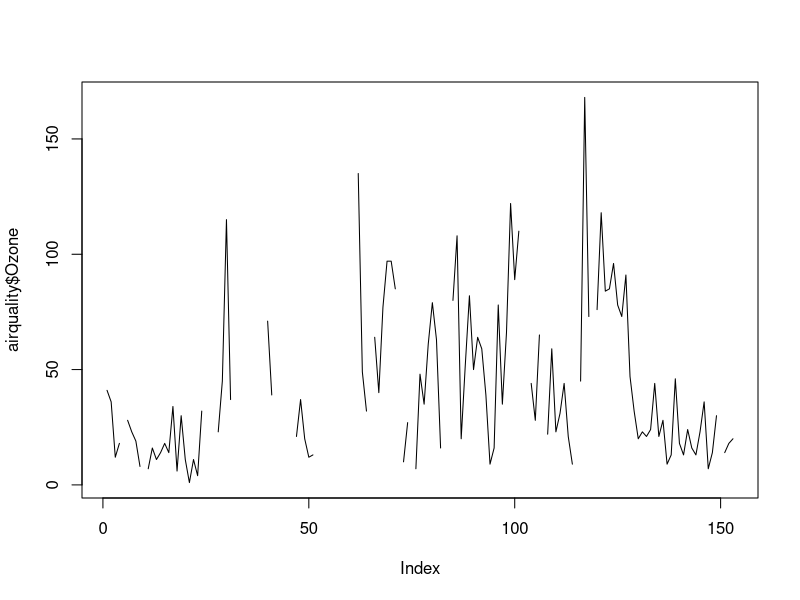
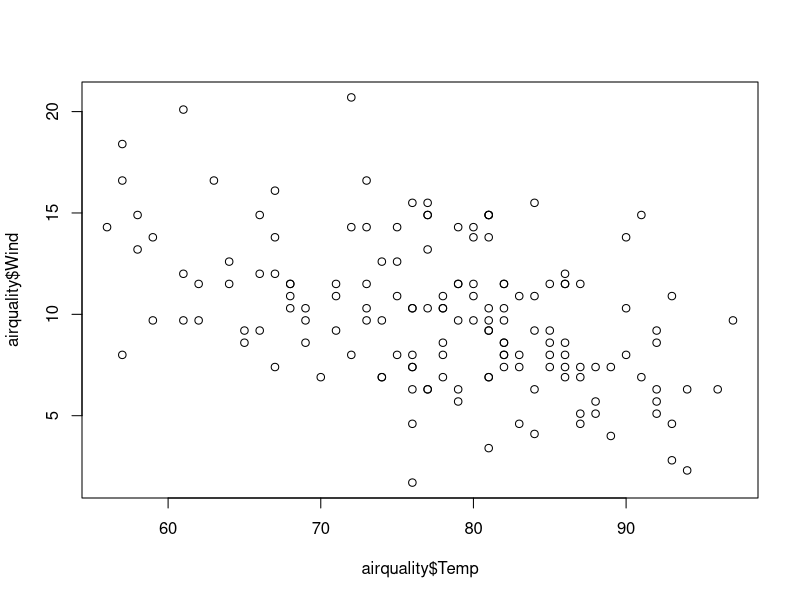
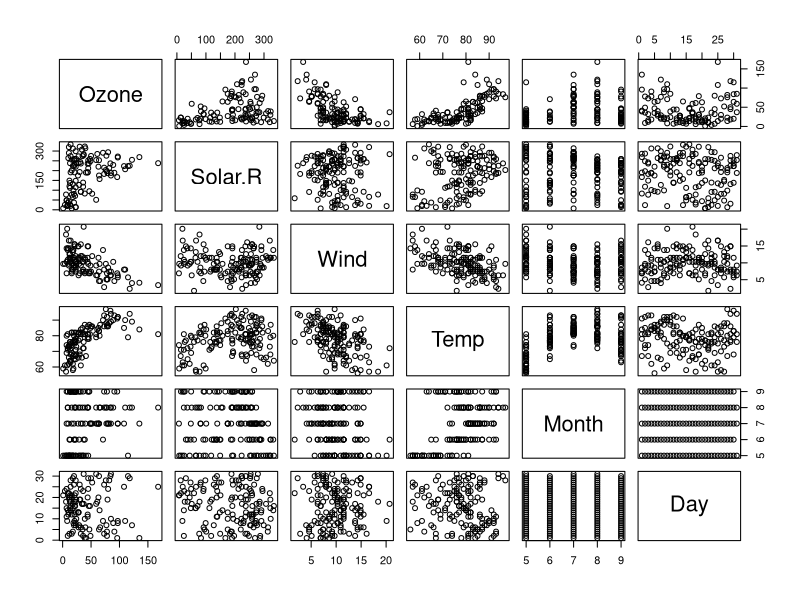
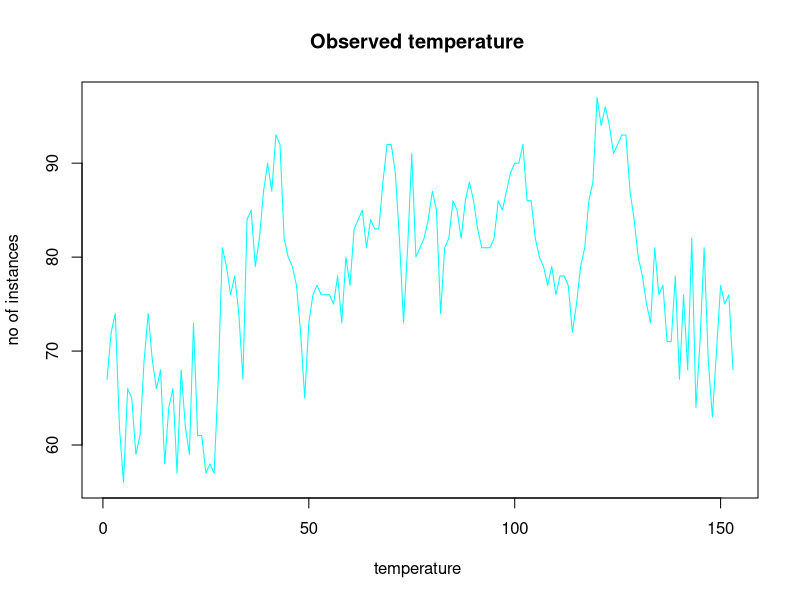
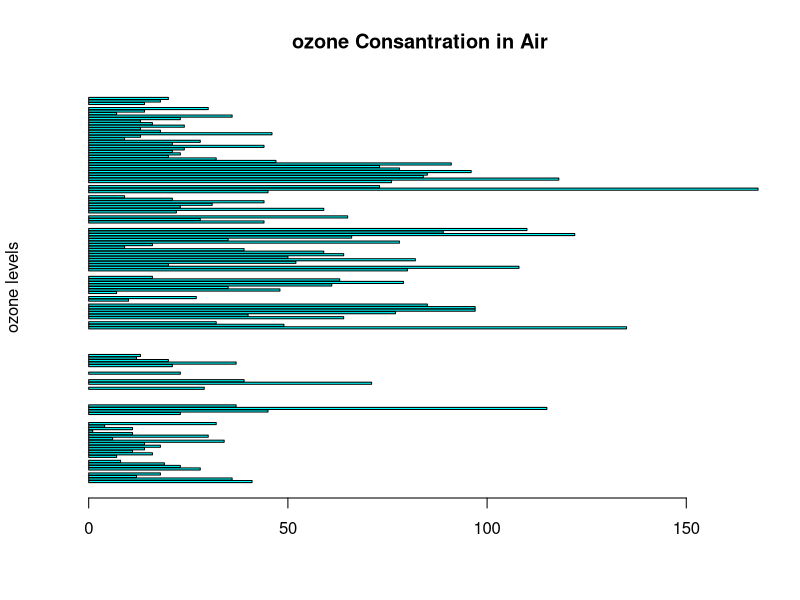
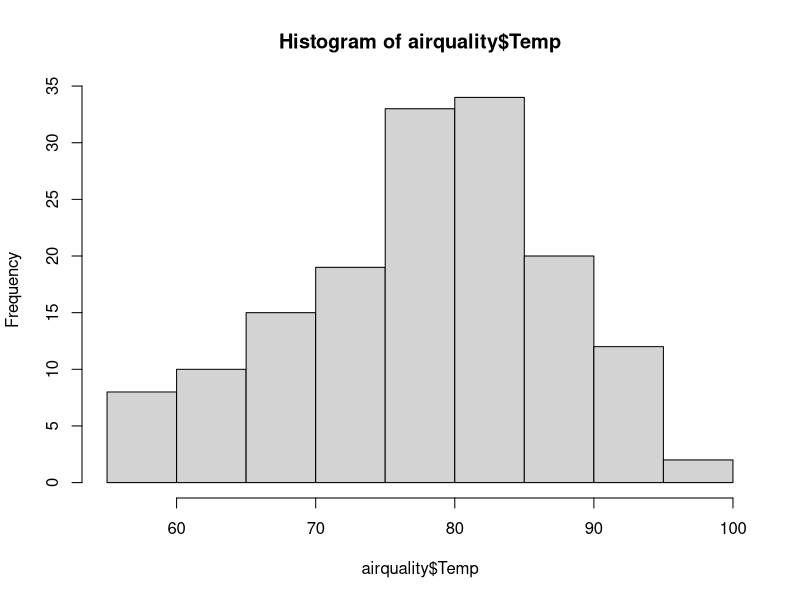
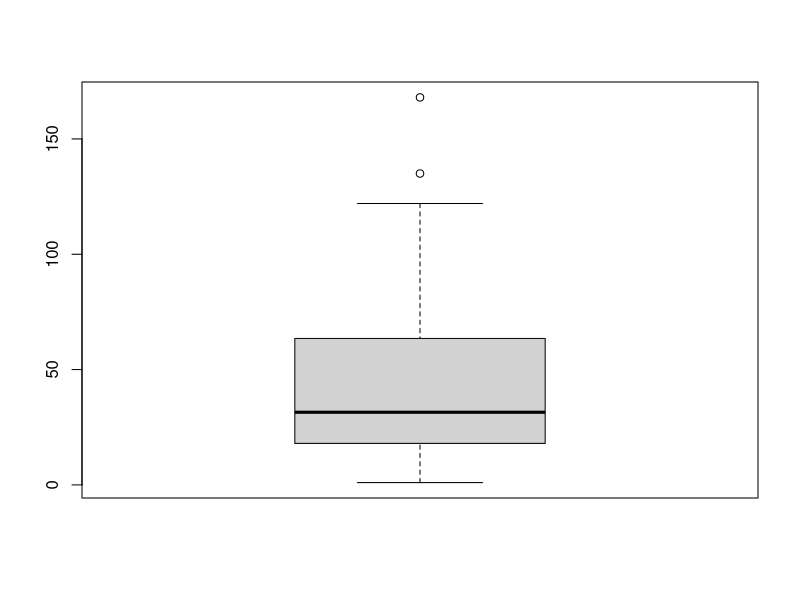
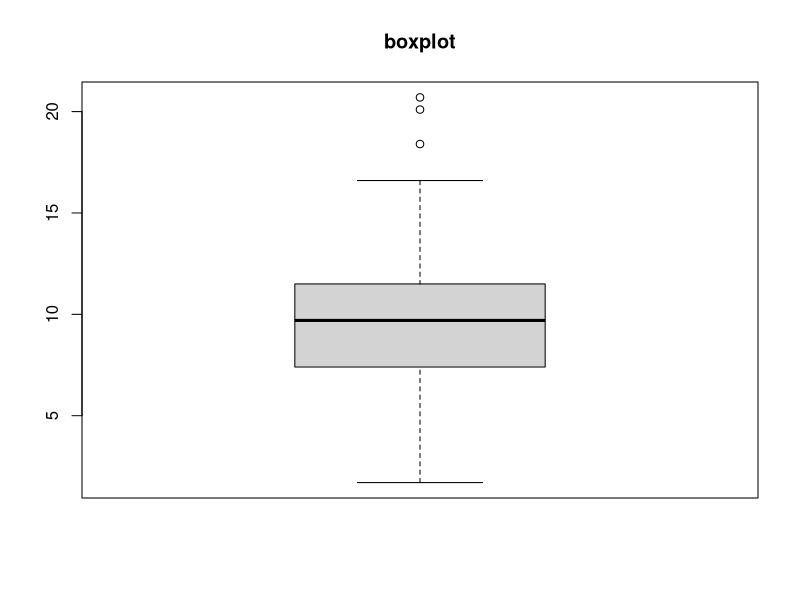

Generate these figures, in order, with R:
#airquality = read.csv('path/airquality.csv' , header = TRUE , sep = ",")
airquality <- datasets::airquality
head(airquality , 20)
tail(airquality , 10)
#for columns
airquality[,c(1,2)]
df <- airquality[,-6]#it will exclude last column
airquality$Ozone
summary(airquality$Day)
summary(airquality)


#################
plot(airquality$Ozone, type = "l")
plot(airquality$Temp,airquality$Wind  , type = "p")#p : points , l : lines , b : both
plot(airquality)

plot(airquality$Temp , xlab = "temperature " , ylab = "no of instances" ,
     main = "Observed temperature " , col = "cyan" , type = "l")
#horizontal bar plot

barplot(airquality$Ozone , main = "ozone Consantration in Air" , 
        ylab = " ozone levels" , col = "cyan" ,horiz = T, axes = T )
#horiz = F means bars will be vertical otherwise bars will horizontal
#axes = T means y values are available
# histogram
hist(airquality$Temp)
#boxplot
boxplot(airquality$Ozone)
boxplot(airquality$Wind , main = "boxplot")$out
boxplot(airquality[,1:4] , main = "Multiple boxplots")
#mfrow is for row and columns 
#mar is for margin of grid i.e from all four sides of box
#labels las = 1 for horizontal 
# las = 0 for vertical
#bty = 0 box around the plot also bty = n for no

par(mfrow = c(3,3) , mar = c(2,5,2,1) , las = 0 , bty = "o")

plot(airquality$Ozone)
plot(airquality$Ozone , airquality$Wind)
plot(airquality$Ozone , type = "l")
plot(airquality$Ozone ,type = "l")
plot(airquality$Ozone ,type = "l")
barplot(airquality$Ozone , main = "ozone Consantration in Air" , 
        ylab = " ozone levels" , col = "cyan" ,horiz = T, axes = T )
hist(airquality$Solar.R)
boxplot(airquality$Solar.R)
boxplot(airquality[,0:4] , main = "multiple boxplots")














